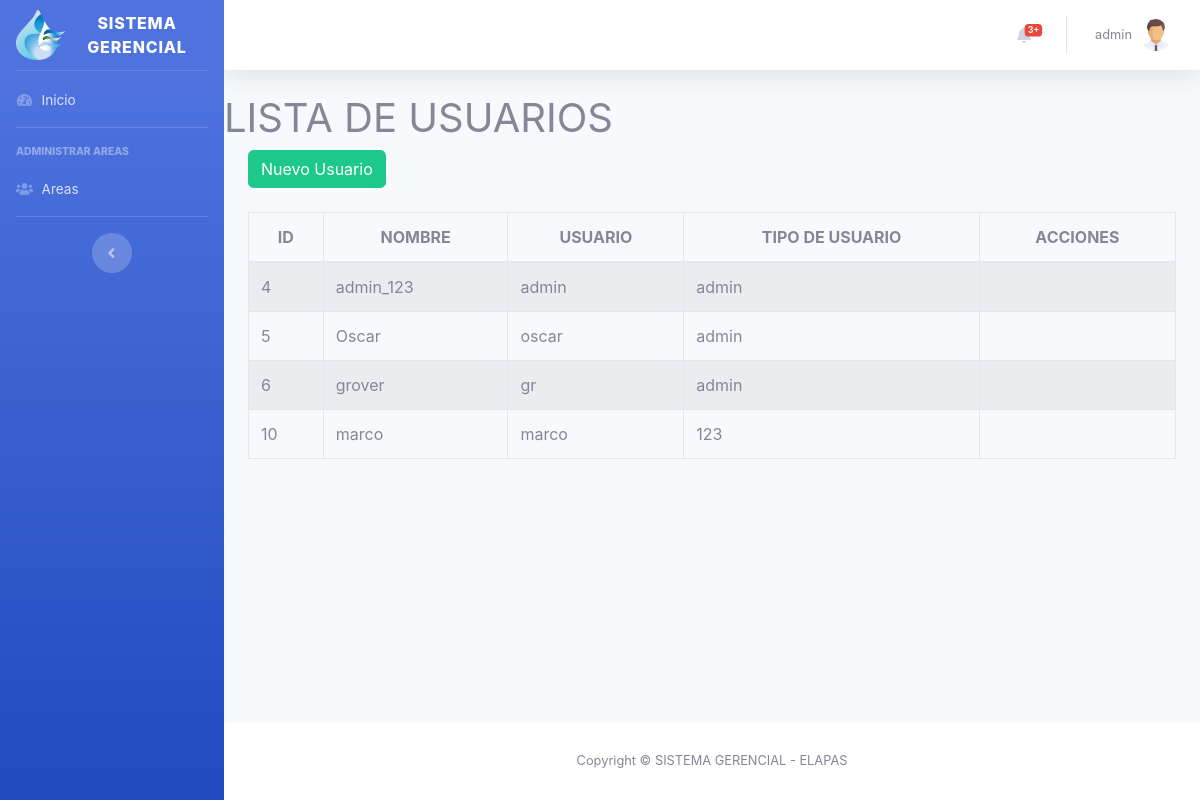
Page /dashboard/usuarios.php (signed in) on the committed database.
### tables this page shows
CREATE TABLE `usuarios` (
  `id` int(11) NOT NULL,
  `nombre_user` varchar(100) NOT NULL,
  `usuario` varchar(25) NOT NULL,
  `password` varchar(50) NOT NULL,
  `tipo_user` varchar(50) DEFAULT NULL
);

### dashboard/usuarios.php (the view, shortened to what this page needs)
<?php require_once "paginas/parte_superior.php"?>
    <h1>LISTA DE USUARIOS</h1>
 <?php
$consulta = "SELECT id, nombre_user, usuario, tipo_user FROM usuarios";
$resultado = $conexion->prepare($consulta);
$resultado->execute();
$data = $resultado->fetchAll(PDO::FETCH_ASSOC);
?>
<div class="container">
        <div class="row">
            <div class="col-lg-12">
            <button id="btnNuevo_user" type="button" class="btn btn-success" data-toggle="modal">Nuevo Usuario</button>
            </div>
        </div>
</div>
<br>
<div class="container">
    <div class="row">
        <div class="col-lg-12">
            <div class="table-responsive">
                <table id="tabla_usuarios" class="table table-striped table-bordered table-condensed" style="width:100%">
                <thead class="text-center">
                    <tr>
                        <th>ID</th>
                        <th>NOMBRE</th>
                        <th>USUARIO</th>
                        <th>TIPO DE USUARIO</th>
                        <th>ACCIONES</th>
                    </tr>
                </thead>
                <tbody>
                    <?php
                    foreach($data as $dat) {
                    ?>
                    <tr>
                        <td><?php echo $dat['id'] ?></td>
                        <td><?php echo $dat['nombre_user'] ?></td>
                        <td><?php echo $dat['usuario'] ?></td>
                        <td><?php echo $dat['tipo_user'] ?></td>
                        <td></td>
                    </tr>
                    <?php
                        }
                    ?>
                </tbody>
                </table>
            </div>
        </div>
    </div>
</div>
<?php require_once "paginas/parte_inferior.php"?>

### dashboard/paginas/parte_superior.php (shortened to what this page needs)
<!DOCTYPE html>
<html lang="es">
<head>
  <link href="vendor/fontawesome-free/css/all.min.css" rel="stylesheet" type="text/css">
  <link href="css/sb-admin-2.min.css" rel="stylesheet">
    <link rel="stylesheet" type="text/css" href="vendor/datatables/datatables.min.css"/>
    <link rel="stylesheet"  type="text/css" href="vendor/datatables/DataTables-1.10.18/css/dataTables.bootstrap4.min.css">
</head>
<body id="page-top">
  <div id="wrapper">
    <ul class="navbar-nav bg-gradient-primary sidebar sidebar-dark accordion" id="accordionSidebar">
      <a class="sidebar-brand d-flex align-items-center justify-content-center" href="index.php">
        <div class="sidebar-brand-icon">
          <img src="img/icon.png" style="width: 50px; height:50px" alt="">
        </div>
        <div class="sidebar-brand-text mx-3">Sistema Gerencial </div>
      </a>
      <?php require_once "paginas/menu.php"?>
      <hr class="sidebar-divider d-none d-md-block">
      <div class="text-center d-none d-md-inline">
        <button class="rounded-circle border-0" id="sidebarToggle"></button>
      </div>
    </ul>
    <div id="content-wrapper" class="d-flex flex-column">
      <div id="content">
        <nav class="navbar navbar-expand navbar-light bg-white topbar mb-4 static-top shadow">
          <ul class="navbar-nav ml-auto">
            <li class="nav-item dropdown no-arrow mx-1">
              <a class="nav-link dropdown-toggle" href="#" id="alertsDropdown" role="button" data-toggle="dropdown" aria-haspopup="true" aria-expanded="false">
                <i class="fas fa-bell fa-fw"></i>
                <span class="badge badge-danger badge-counter">3+</span>
              </a>
            </li>
            <li class="nav-item dropdown no-arrow">
              <a class="nav-link dropdown-toggle" href="#" id="userDropdown" role="button" data-toggle="dropdown" aria-haspopup="true" aria-expanded="false">
                <span class="mr-2 d-none d-lg-inline text-gray-600 small"><?php echo $_SESSION["s_usuario"];?></span>
                <img class="img-profile rounded-circle" src="img/user.png">
              </a>
            </li>
          </ul>
        </nav>

### dashboard/paginas/menu.php (shortened to what this page needs)
<hr class="sidebar-divider my-0">
<li class="nav-item">
  <a class="nav-link" href="index.php">
    <i class="fas fa-fw fa-tachometer-alt"></i>
    <span>Inicio</span></a>
</li>
<hr class="sidebar-divider">
<div class="sidebar-heading">
  Administrar Areas
</div>
<li class="nav-item">
  <a class="nav-link" href="areas.php">
    <i class="fas fa-fw fa-users"></i>
    <span>Areas</span></a>
</li>

### dashboard/paginas/parte_inferior.php (shortened to what this page needs)
      </div>
      <footer class="sticky-footer bg-white">
        <div class="container my-auto">
          <div class="copyright text-center my-auto">
            <span>Copyright &copy; SISTEMA GERENCIAL - ELAPAS</span>
          </div>
        </div>
      </footer>
    </div>
  </div>
</body>
</html>

### rows in the picture
usuarios: id "4", nombre_user "admin_123", usuario "admin", tipo_user "admin"
usuarios: id "5", nombre_user "Oscar", usuario "oscar", tipo_user "admin"
usuarios: id "6", nombre_user "grover", usuario "gr", tipo_user "admin"
usuarios: id "10", nombre_user "marco", usuario "marco", tipo_user "123"

### other values in the picture
$_SESSION["s_usuario"] "admin"
